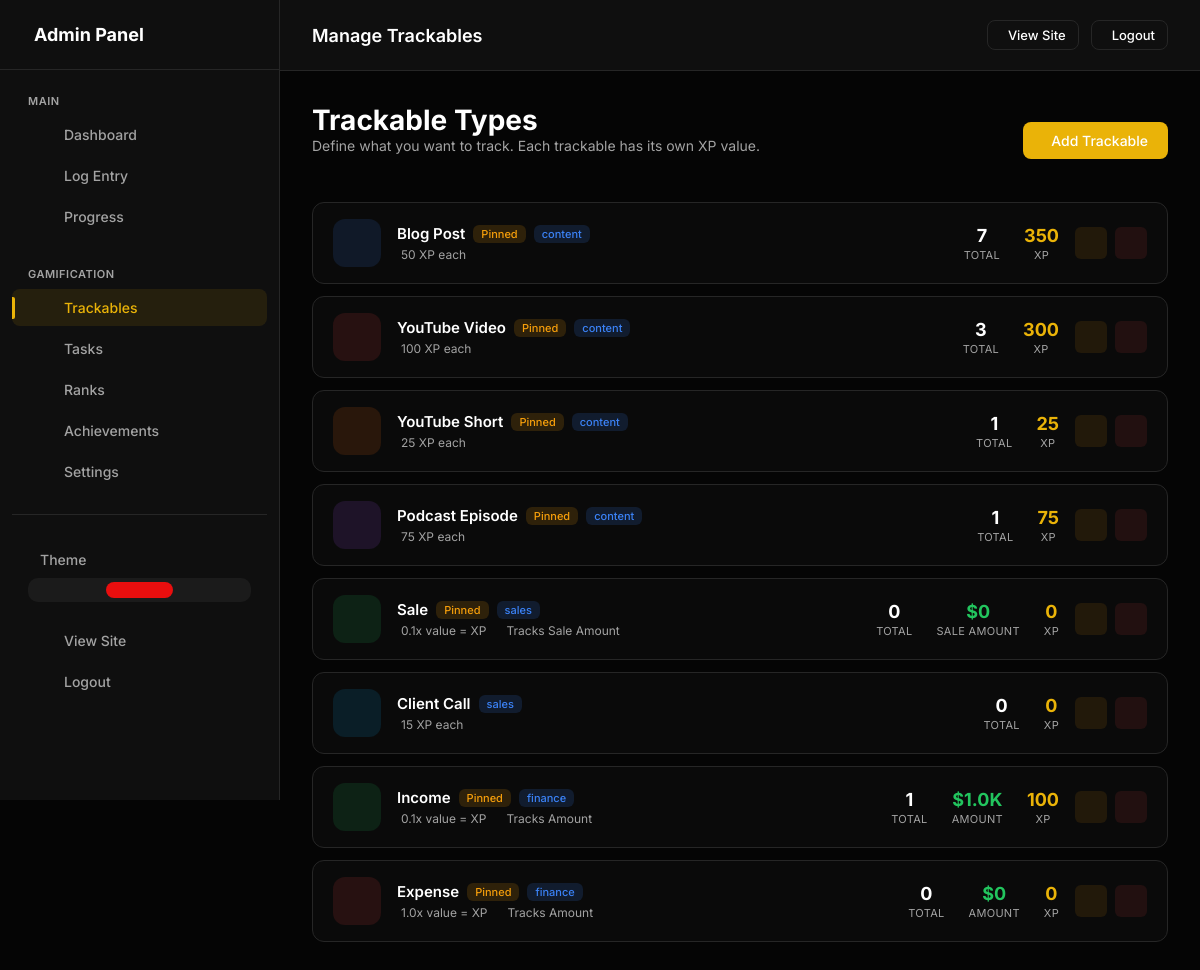
The app's page /admin/trackables (signed in) with its own data.
### models.py (models this page shows, shortened)
class UserSettings(db.Model):
    __tablename__ = 'user_settings'
    id = db.Column(db.Integer, primary_key=True)
    user_id = db.Column(db.Integer, db.ForeignKey('users.id'), nullable=False, unique=True, index=True)
    accent_color = db.Column(db.String(20), default='#e90e0e')
    points_name = db.Column(db.String(20), default='XP')  # "XP", "Points", "Coins", etc.
    points_icon = db.Column(db.String(50), default='ph-lightning')
    daily_xp_goal = db.Column(db.Integer, default=50)
    perfect_day_bonus = db.Column(db.Integer, default=50)
    perfect_week_bonus = db.Column(db.Integer, default=500)
    streak_bonus_per_day = db.Column(db.Integer, default=5)  # Extra XP per streak day
    show_xp_animations = db.Column(db.Boolean, default=True)
    dark_mode = db.Column(db.Boolean, default=True)
    compact_view = db.Column(db.Boolean, default=False)
    show_dashboard_header = db.Column(db.Boolean, default=True)
    enable_youtube_sync = db.Column(db.Boolean, default=False)
    created_at = db.Column(db.DateTime, default=datetime.utcnow)
    updated_at = db.Column(db.DateTime, default=datetime.utcnow, onupdate=datetime.utcnow)

class TrackableType(db.Model):
    __tablename__ = 'trackable_types'
    id = db.Column(db.Integer, primary_key=True)
    user_id = db.Column(db.Integer, db.ForeignKey('users.id'), nullable=False, index=True)
    name = db.Column(db.String(100), nullable=False)  # "Blog Post", "YouTube Short", "Sale", etc.
    slug = db.Column(db.String(100), nullable=False)  # "blog_post", "youtube_short", "sale"
    description = db.Column(db.String(500))
    category = db.Column(db.String(50), default='content')  # 'content', 'task', 'metric', 'sales', 'finance'
    xp_per_unit = db.Column(db.Integer, default=10)  # Base XP earned per item
    xp_mode = db.Column(db.String(20), default='fixed')  # 'fixed', 'value_based', 'tiered'
    xp_multiplier = db.Column(db.Float, default=1.0)
    tiers_config = db.Column(db.Text)  # JSON: [{"name": "Bronze", "min": 0, "xp": 10}, {"name": "Silver", "min": 100, "xp": 50}]
    track_value = db.Column(db.Boolean, default=False)  # Track monetary/numeric value?
    value_label = db.Column(db.String(50), default='Value')  # "Price", "Amount", "Revenue", etc.
    value_prefix = db.Column(db.String(10), default='$')  # Currency symbol or unit
    value_suffix = db.Column(db.String(10), default='')  # e.g., "hrs", "units"
    icon = db.Column(db.String(50), default='ph-star')  # Phosphor icon name
    color = db.Column(db.String(20), default='#0ea5e9')  # Hex color
    emoji = db.Column(db.String(10))  # Optional emoji
    is_countable = db.Column(db.Boolean, default=True)  # Can you count multiple?
    track_duration = db.Column(db.Boolean, default=False)  # Track time/duration?
    track_views = db.Column(db.Boolean, default=False)  # Track views?
    allows_negative = db.Column(db.Boolean, default=False)  # Allow negative values (for expenses)?
    daily_goal = db.Column(db.Integer, default=0)  # Daily target (0 = no goal)
    weekly_goal = db.Column(db.Integer, default=0)  # Weekly target
    monthly_goal = db.Column(db.Integer, default=0)  # Monthly target
    value_goal = db.Column(db.Float, default=0)  # Value-based goal (e.g., $1000 in sales)
    display_order = db.Column(db.Integer, default=0)
    is_active = db.Column(db.Boolean, default=True)
    is_pinned = db.Column(db.Boolean, default=False)  # Show on dashboard
    created_at = db.Column(db.DateTime, default=datetime.utcnow)
    updated_at = db.Column(db.DateTime, default=datetime.utcnow, onupdate=datetime.utcnow)
    expense_threshold = db.Column(db.Float, default=0) # For expense trackables: Diff between threshold and value earns XP
    entries = db.relationship('TrackableEntry', backref='trackable_type', lazy=True, cascade='all, delete-orphan')
    def get_total_count(self):
        return sum(e.count for e in self.entries)
    def get_total_value(self):
        return sum(e.value or 0 for e in self.entries)
    def calculate_xp_for_entry(self, count=1, value=0):
        if self.track_value:
            if self.category in ('sales', 'finance', 'income'):
                return int(abs(value) * (self.xp_multiplier or 1.0))
            elif (self.category == 'expense' or self.expense_threshold > 0):
                diff = max(0, self.expense_threshold - abs(value))
                return int(diff * (self.xp_multiplier or 1.0))
        if self.xp_mode == 'fixed':
            return count * self.xp_per_unit
        elif self.xp_mode == 'value_based' and value:
            return int(abs(value) * (self.xp_multiplier or 1.0))
        return count * self.xp_per_unit
    def get_total_xp(self):
        return sum(e.get_xp() for e in self.entries)

class TrackableEntry(db.Model):
    __tablename__ = 'trackable_entries'
    id = db.Column(db.Integer, primary_key=True)
    user_id = db.Column(db.Integer, db.ForeignKey('users.id'), nullable=False, index=True)
    trackable_type_id = db.Column(db.Integer, db.ForeignKey('trackable_types.id'), nullable=False, index=True)
    date = db.Column(db.Date, nullable=False, default=date.today, index=True)
    count = db.Column(db.Integer, default=1)  # How many (usually 1)
    value = db.Column(db.Float, default=0)  # Monetary or numeric value
    title = db.Column(db.String(300))  # Optional title/description
    notes = db.Column(db.Text)
    url = db.Column(db.String(500))  # Link to the content
    duration_minutes = db.Column(db.Integer, default=0)
    views = db.Column(db.Integer, default=0)
    tier_name = db.Column(db.String(50))
    allocated_condition_id = db.Column(db.Integer, db.ForeignKey('rank_conditions.id'), nullable=True)
    created_at = db.Column(db.DateTime, default=datetime.utcnow)
    updated_at = db.Column(db.DateTime, default=datetime.utcnow, onupdate=datetime.utcnow)
    def get_xp(self):
        if self.trackable_type:
            return self.trackable_type.calculate_xp_for_entry(self.count, self.value)
        return 0

### app.py (the view)
    @app.route('/admin/trackables')
    @admin_required
    def admin_trackables():
        trackables = TrackableType.query.filter_by(
            user_id=current_user.id
        ).order_by(TrackableType.display_order).all()
        return render_template('admin/trackables.html', trackables=trackables)

### templates/admin/trackables.html (shortened to what this page needs)
{% extends "admin/base.html" %}
{% block page_title %}Manage Trackables{% endblock %}
{% block content %}
<div class="page-header">
    <div>
        <h1 class="page-title">Trackable Types</h1>
        <p class="page-intro">Define what you want to track. Each trackable has its own {{ points_name }} value.</p>
    </div>
    <div class="page-actions">
        <a href="{{ url_for('admin_trackable_add') }}" class="btn btn-primary">
             Add Trackable
        </a>
    </div>
</div>
{% if trackables %}
<div class="trackables-list">
    {% for trackable in trackables %}
    <div class="trackable-row {% if not trackable.is_active %}inactive{% endif %}">
        <div class="trackable-icon-box" style="background: {{ trackable.color }}20; color: {{ trackable.color }}">
        </div>
        <div class="trackable-info">
            <div class="trackable-name">
                {{ trackable.name }}
                {% if trackable.is_pinned %}
                <span class="badge badge-pinned"> Pinned</span>
                {% endif %}
                <span class="badge badge-category">{{ trackable.category }}</span>
            </div>
            <div class="trackable-meta">
                {% if trackable.xp_mode == 'value_based' %}
                <span> {{ trackable.xp_multiplier }}x value = XP</span>
                {% else %}
                <span> {{ trackable.xp_per_unit }} {{ points_name }} each</span>
                {% endif %}
                {% if trackable.track_value %}
                <span> Tracks {{ trackable.value_label }}</span>
                {% endif %}
            </div>
        </div>
        <div class="trackable-stats">
            <div class="stat-item">
                <div class="stat-item-value">{{ trackable.get_total_count() }}</div>
                <div class="stat-item-label">Total</div>
            </div>
            {% if trackable.track_value %}
            <div class="stat-item">
                <div class="stat-item-value" style="color: #22c55e">{{ trackable.value_prefix }}{{
                    trackable.get_total_value()|format_number }}</div>
                <div class="stat-item-label">{{ trackable.value_label }}</div>
            </div>
            {% endif %}
            <div class="stat-item">
                <div class="stat-item-value" style="color: var(--accent)">{{ trackable.get_total_xp()|format_number }}
                </div>
                <div class="stat-item-label">{{ points_name }}</div>
            </div>
        </div>
        <div class="trackable-actions">
            <a href="{{ url_for('admin_trackable_edit', id=trackable.id) }}" class="action-btn edit" title="Edit">
            </a>
            <form action="{{ url_for('admin_trackable_delete', id=trackable.id) }}" method="post"
                onsubmit="return confirmDelete(this, 'Trackable')" style="display: inline;">
                <button type="submit" class="action-btn delete" title="Delete">
                </button>
            </form>
        </div>
    </div>
    {% endfor %}
</div>
{% endif %}
{% endblock %}

### templates/admin/base.html (shortened to what this page needs)
<!DOCTYPE html>
<html lang="en">
<head>
</head>
<body>
    {% if current_user.is_authenticated %}
    <div class="admin-layout">
        <aside class="admin-sidebar" id="adminSidebar">
            <div class="sidebar-header">
                <h2> Admin Panel</h2>
            </div>
            <nav class="sidebar-nav">
                <div class="nav-group">
                    <div class="nav-group-label">Main</div>
                    <a href="{{ url_for('admin_dashboard') }}" class="nav-item" data-route="dashboard"><span>Dashboard</span></a>
                    <a href="{{ url_for('admin_log_entry') }}" class="nav-item" data-route="log"><span>Log Entry</span></a>
                    <a href="{{ url_for('admin_progress') }}" class="nav-item" data-route="progress"><span>Progress</span></a>
                </div>
                <div class="nav-group">
                    <div class="nav-group-label">Gamification</div>
                    <a href="{{ url_for('admin_trackables') }}" class="nav-item" data-route="trackable"><span>Trackables</span></a>
                    <a href="{{ url_for('admin_daily_tasks') }}" class="nav-item" data-route="daily-task"><span>Tasks</span></a>
                    <a href="{{ url_for('admin_ranks') }}" class="nav-item" data-route="ranks"><span>Ranks</span></a>
                    <a href="{{ url_for('admin_achievements') }}" class="nav-item" data-route="achievement"><span>Achievements</span></a>
                    <a href="{{ url_for('admin_settings') }}" class="nav-item" data-route="settings"><span>Settings</span></a>
                </div>
                <div class="nav-group"
                    style="margin-top: auto; padding-top: 24px; border-top: 1px solid var(--border);">
                    <div class="theme-toggle-wrapper">
                        <div class="theme-toggle-label">
                            <span>Theme</span>
                        </div>
                        <div class="theme-toggle-options">
                            <button class="theme-option" data-theme="light" title="Light">
                            </button>
                            <button class="theme-option" data-theme="dark" title="Dark">
                            </button>
                            <button class="theme-option" data-theme="system" title="System">
                            </button>
                        </div>
                    </div>
                    <a href="{{ url_for('index') }}" class="nav-item"><span>View
                            Site</span></a>
                    <a href="{{ url_for('admin_logout') }}" class="nav-item"><span>Logout</span></a>
                </div>
            </nav>
        </aside>
        <div class="admin-main">
            <header class="admin-header">
                <div>
                    <h1 style="font-size: 18px; font-weight: 600;">{% block page_title %}Admin Panel{% endblock %}</h1>
                </div>
                <div style="display: flex; gap: 12px; align-items: center;">
                    <a href="{{ url_for('index') }}" class="btn btn-outline btn-sm">View
                        Site</a>
                    <a href="{{ url_for('admin_logout') }}" class="btn btn-outline btn-sm">Logout</a>
                </div>
            </header>
            <main class="admin-content">
                {% block content %}{% endblock %}
            </main>
        </div>
    </div>
    {% endif %}
</body>
</html>

### records on screen
UserSettings: points_name "XP"
TrackableType: name "Blog Post", is_pinned "Pinned", category "content", xp_per_unit "50", get_total_count "7", get_total_xp "350"
TrackableType: name "YouTube Video", is_pinned "Pinned", category "content", xp_per_unit "100", get_total_count "3", get_total_xp "300"
TrackableType: name "YouTube Short", is_pinned "Pinned", category "content", xp_per_unit "25", get_total_count "1", get_total_xp "25"
TrackableType: name "Podcast Episode", is_pinned "Pinned", category "content", xp_per_unit "75", get_total_count "1", get_total_xp "75"
TrackableType: name "Sale", is_pinned "Pinned", category "sales", xp_multiplier "0.1", value_label "Sale Amount", get_total_count "0", value_prefix "$", get_total_value "0", value_label "SALE AMOUNT", get_total_xp "0"
TrackableType: name "Client Call", category "sales", xp_per_unit "15", get_total_count "0", get_total_xp "0"
TrackableType: name "Income", is_pinned "Pinned", category "finance", xp_multiplier "0.1", value_label "Amount", get_total_count "1", value_prefix "$", get_total_value "1.0K", value_label "AMOUNT", get_total_xp "100"
TrackableType: name "Expense", is_pinned "Pinned", category "finance", xp_multiplier "1.0", value_label "Amount", get_total_count "0", value_prefix "$", get_total_value "0", value_label "AMOUNT", get_total_xp "0"
